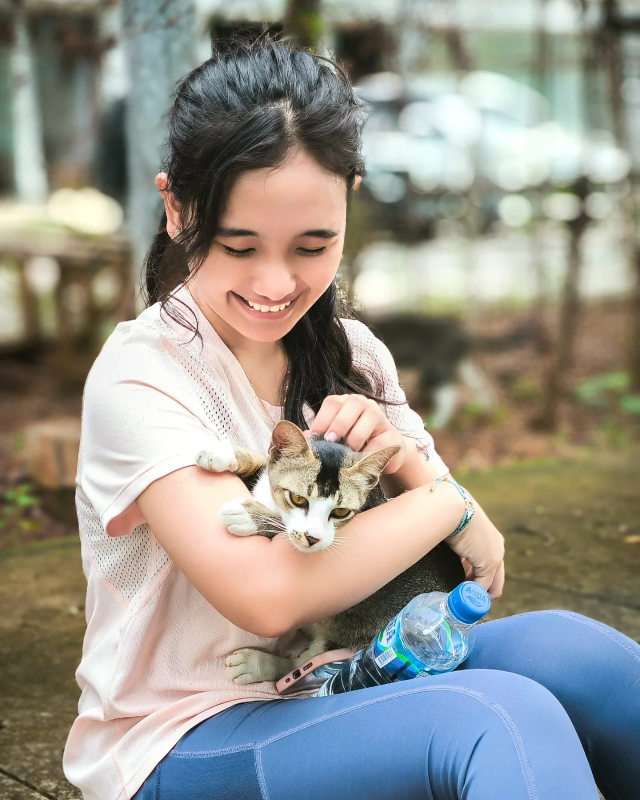
#> input picture assets/photos/01.jpg, 1280 x 1600 px, found by its file name (shown at 1/2 size)
$ python optimize-photos.py
#> lines starting #> are read from the running program, lines starting #| are printed output that depends on the picture
#!/usr/bin/env python3
"""
Peony Planet: kompres foto supaya website ringan dan cepat dibuka di HP.

Cara pakai (dari folder proyek):
    pip install pillow
    python tools/optimize-photos.py

Yang dilakukan:
  1. Mengambil foto bernomor di assets/photos/ (01.jpg ... 40.jpg; png/webp juga boleh).
  2. Menyimpan salinan ASLI ke assets/photos/_original/ (tidak pernah ditimpa).
  3. Menulis ulang assets/photos/NN.jpg: sisi terpanjang maks 1400 px, kualitas 82,
     orientasi EXIF dibetulkan (foto HP yang miring jadi tegak).
  4. Membuat thumbnail 480 px di assets/photos/thumbs/NN.jpg.
  5. Mengubah USE_THUMBS menjadi true di js/memories.js.

Aman dijalankan berkali-kali: selalu memproses dari salinan asli di _original/.
Folder _original/ tidak perlu ikut diunggah saat website dipublikasikan.
Format HEIC (iPhone) belum didukung: ekspor ke JPG dulu.
"""
import re
import shutil
import sys
from pathlib import Path

try:
    from PIL import Image, ImageOps
except ImportError:
    sys.exit("Pillow belum terpasang. Jalankan dulu:  pip install pillow")

MAX_MAIN, MAX_THUMB = 1400, 480
Q_MAIN, Q_THUMB = 82, 78
EXTS = {".jpg", ".jpeg", ".png", ".webp"}

root = Path(__file__).resolve().parent.parent
folder = Path(sys.argv[1]).resolve() if len(sys.argv) > 1 else root / "assets" / "photos"
if not folder.is_dir():
    sys.exit(f"Folder tidak ditemukan: {folder}")

backup = folder / "_original"
thumbs = folder / "thumbs"
backup.mkdir(exist_ok=True)
thumbs.mkdir(exist_ok=True)


def save_jpeg(img, path, longest, quality):
    img = img.copy()
    img.thumbnail((longest, longest), Image.LANCZOS)  # tidak memperbesar foto kecil
    img.save(path, "JPEG", quality=quality, optimize=True, progressive=True)


def to_rgb(img):
    if img.mode in ("RGBA", "LA") or (img.mode == "P" and "transparency" in img.info):
        rgba = img.convert("RGBA")
        bg = Image.new("RGB", rgba.size, (255, 255, 255))
        bg.paste(rgba, mask=rgba.split()[-1])
        return bg
    return img.convert("RGB")


# 1) cadangkan foto bernomor yang ada di folder utama
sources = {}
for f in sorted(folder.iterdir()):
    if f.is_file() and f.suffix.lower() in EXTS and f.stem.isdigit():
        dest = backup / f.name
        if not dest.exists():
            shutil.copy2(f, dest)
        sources[int(f.stem)] = dest
    elif f.is_file() and f.suffix.lower() in {".heic", ".heif"}:
        print(f"  dilewati {f.name}: HEIC belum didukung, ekspor ke JPG dulu")
    elif f.is_file() and not f.name.startswith(".") and f.suffix.lower() in EXTS:
        print(f"  dilewati {f.name}: nama harus berupa nomor, mis. 07.jpg")

# foto yang sudah pernah dipindah ke _original/ tetap ikut diproses ulang
for f in sorted(backup.iterdir()):
    if f.is_file() and f.suffix.lower() in EXTS and f.stem.isdigit():
        sources.setdefault(int(f.stem), f)

if not sources:
    sys.exit("Belum ada foto bernomor (01.jpg, 02.jpg, ...) di " + str(folder))

before = after = 0
for n in sorted(sources):
    src = sources[n]
    name = f"{n:02d}.jpg"
    with Image.open(src) as im:
#> im is the input picture: PIL image 1280x1600 RGB; mean R, G, B 150.5, 148.5, 140.1
        im = to_rgb(ImageOps.exif_transpose(im))
        save_jpeg(im, folder / name, MAX_MAIN, Q_MAIN)
        save_jpeg(im, thumbs / name, MAX_THUMB, Q_THUMB)
#> call 2 of save_jpeg, with longest = 480, quality = 78
#> in save_jpeg (call 2), `img.thumbnail((longest, longest), Image.LANCZOS)`:
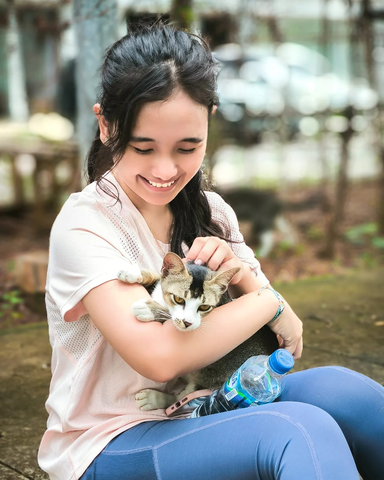
#> img: PIL image 384x480 RGB; mean R, G, B 150.5, 148.5, 140.1
    # kalau nama/format aslinya beda (05.png, 5.jpg, 07.JPG), hapus salinan lama di folder utama (cadangan ada di _original)
    old = folder / src.name
    if old.exists() and old != folder / name:
        old.unlink()
#> (the run stopped early here; a loop or call above may not have finished)
